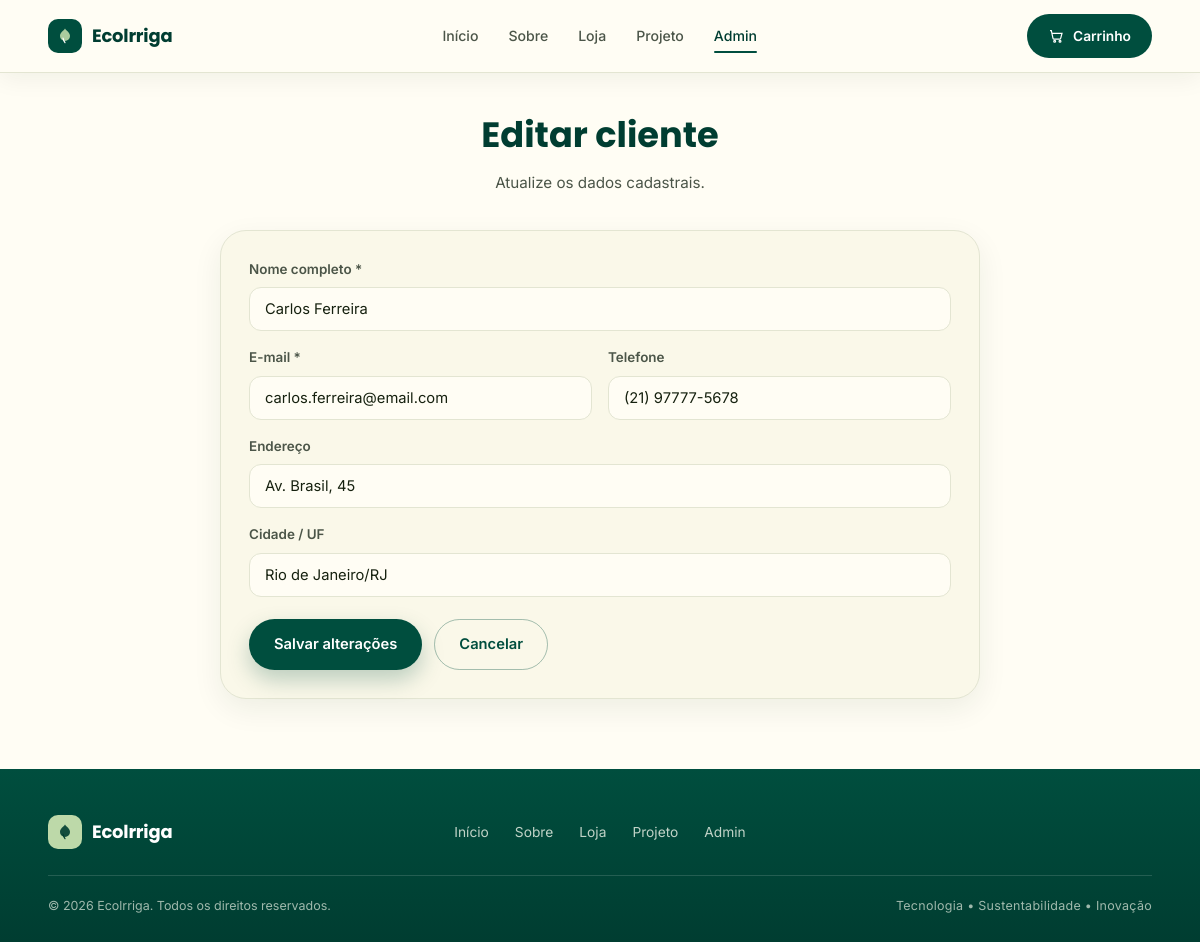
/admin/cliente_form.php?id=2, run on the app's committed database.
### tables this page shows
CREATE TABLE clientes (
  id         INT UNSIGNED NOT NULL AUTO_INCREMENT,
  nome       VARCHAR(120) NOT NULL,                
  email      VARCHAR(160) NOT NULL,                
  telefone   VARCHAR(20)  NULL,                    
  endereco   VARCHAR(200) NULL,                    
  cidade     VARCHAR(80)  NULL,                    
  criado_em  TIMESTAMP    NOT NULL DEFAULT CURRENT_TIMESTAMP,

  PRIMARY KEY (id),
  UNIQUE KEY uq_cliente_email (email)              
);

### includes/funcoes.php (called while the page is built, shortened)
<?php
function esc(?string $valor): string
{
    return htmlspecialchars($valor ?? '', ENT_QUOTES, 'UTF-8');
}

### admin/cliente_form.php (the view, shortened to what this page needs)
<?php
require_once __DIR__ . '/../includes/funcoes.php';
$pdo = conexao();
$id      = (int) ($_GET['id'] ?? 0);
$cliente = ['nome' => '', 'email' => '', 'telefone' => '', 'endereco' => '', 'cidade' => ''];
if ($id > 0) {
    $stmt = $pdo->prepare('SELECT * FROM clientes WHERE id = ?');
    $stmt->execute([$id]);
    $cliente = $stmt->fetch();
}
include __DIR__ . '/../includes/header.php';
?>
<section class="store-body">
  <div class="container narrow">
    <div class="section-head">
      <h1><?= $id > 0 ? 'Editar cliente' : 'Cadastrar cliente' ?></h1>
      <p><?= $id > 0 ? 'Atualize os dados cadastrais.' : 'Preencha os dados para cadastrar um novo cliente.' ?></p>
    </div>
    <form method="post" action="cliente_form.php<?= $id > 0 ? '?id=' . $id : '' ?>" class="card checkout-form">
      <label>
        Nome completo *
        <input type="text" name="nome" required maxlength="120"
               value="<?= esc($cliente['nome']) ?>" placeholder="Maria da Silva">
      </label>
      <div class="form-row">
        <label>
          E-mail *
          <input type="email" name="email" required maxlength="160"
                 value="<?= esc($cliente['email']) ?>" placeholder="maria@email.com">
        </label>
        <label>
          Telefone
          <input type="text" name="telefone" maxlength="20"
                 value="<?= esc($cliente['telefone']) ?>" placeholder="(11) 99999-0000">
        </label>
      </div>
      <label>
        Endereço
        <input type="text" name="endereco" maxlength="200"
               value="<?= esc($cliente['endereco']) ?>" placeholder="Rua, número, complemento">
      </label>
      <label>
        Cidade / UF
        <input type="text" name="cidade" maxlength="80"
               value="<?= esc($cliente['cidade']) ?>" placeholder="São Paulo/SP">
      </label>
      <div class="form-actions">
        <button class="btn btn-primary" type="submit">
          <?= $id > 0 ? 'Salvar alterações' : 'Cadastrar cliente' ?>
        </button>
        <a class="btn btn-ghost" href="clientes.php">Cancelar</a>
      </div>
    </form>
  </div>
</section>
<?php include __DIR__ . '/../includes/footer.php'; ?>

### css/styles.css (style rules this page uses)
:root { --green-900: #003D31; --green-800: #004E3E; --green-700: #13240B; --olive: #818C46; --green-300: #BDD9A9; --green-200: #9EB2A4; --sand: #DDDDBF; --cream: #FAF8E9; --cream-50: #FFFDF4; --cream-200: #E8E8CF; --beige: #E0DBA4; --amber: #E9A12E; --orange: #FF8700; --ink: #16210F; --ink-soft: #4B5548; --line: #E3E5D2; --radius-lg: 26px; --radius-md: 18px; --radius-sm: 12px; --shadow-soft: 0 10px 30px rgba(19, 36, 11, 0.07); --shadow-card: 0 18px 44px rgba(19, 36, 11, 0.10); --font-head: "Poppins", system-ui, sans-serif; --font-body: "Inter", system-ui, sans-serif; }
* { margin: 0; padding: 0; box-sizing: border-box; }
html { scroll-behavior: smooth; scroll-padding-top: 90px; }
body { font-family: var(--font-body); color: var(--ink); background: var(--cream-50); line-height: 1.6; -webkit-font-smoothing: antialiased; }
a { text-decoration: none; color: inherit; }
button { font-family: inherit; cursor: pointer; }
.container { width: min(1160px, 92%); margin-inline: auto; }
h1, h2, h3, .brand-name { font-family: var(--font-head); }
.btn { display: inline-flex; align-items: center; gap: 9px; padding: 13px 24px; border-radius: 999px; font-size: 0.92rem; font-weight: 600; border: 1.6px solid transparent; transition: transform .25s ease, box-shadow .25s ease, background .25s ease, color .25s ease; }
.btn-primary { background: var(--green-800); color: #fff; box-shadow: 0 10px 22px rgba(0, 78, 62, 0.25); }
.btn-ghost { background: transparent; color: var(--green-800); border-color: rgba(0, 78, 62, .35); }
.card { background: var(--cream); border: 1px solid var(--line); border-radius: var(--radius-lg); padding: 30px; box-shadow: var(--shadow-soft); }
.section-head { text-align: center; max-width: 620px; margin: 0 auto 34px; }
.section-head p { color: var(--ink-soft); font-size: .95rem; margin-top: 10px; }

### css/loja.css (style rules this page uses)
.container.narrow { width: min(760px, 92%); }
.section-head h1 { font-size: clamp(1.7rem, 3.4vw, 2.2rem); color: var(--green-900); font-weight: 700; }
.section-head p { color: var(--ink-soft); font-size: .95rem; margin-top: 8px; }
.store-body { padding: 34px 0 70px; }
.checkout-form { padding: 28px; display: grid; gap: 16px; }
.checkout-form label { display: grid; gap: 7px; font-size: .84rem; font-weight: 600; color: var(--ink-soft); }
.checkout-form input, .checkout-form select, .checkout-form textarea { padding: 12px 15px; border: 1.5px solid var(--line); border-radius: var(--radius-sm); font-family: var(--font-body); font-size: .92rem; font-weight: 400; color: var(--ink); background: var(--cream-50); width: 100%; }
.form-row { display: grid; grid-template-columns: 1fr 1fr; gap: 16px; }
.form-actions { display: flex; gap: 12px; flex-wrap: wrap; margin-top: 6px; }

### data on the page
clientes: nome "Carlos Ferreira", email "carlos.ferreira@email.com", telefone "(21) 97777-5678", endereco "Av. Brasil, 45", cidade "Rio de Janeiro/RJ"
